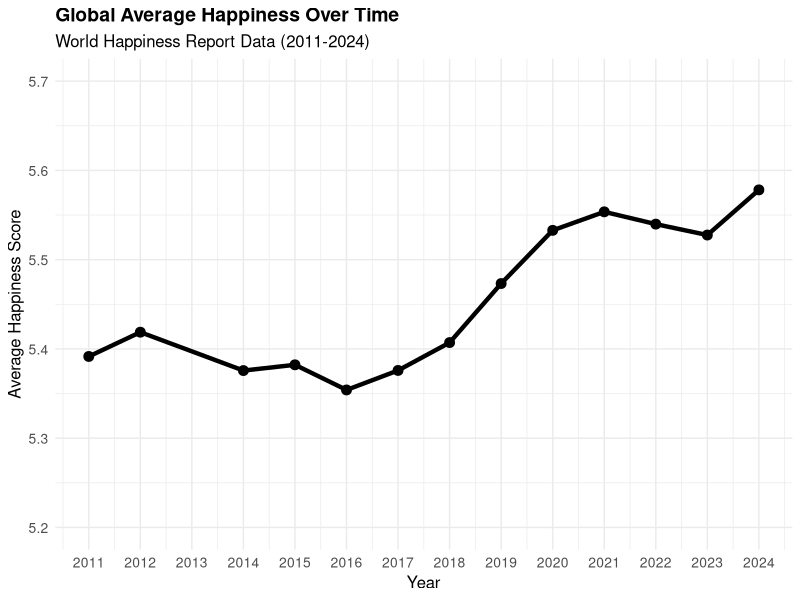
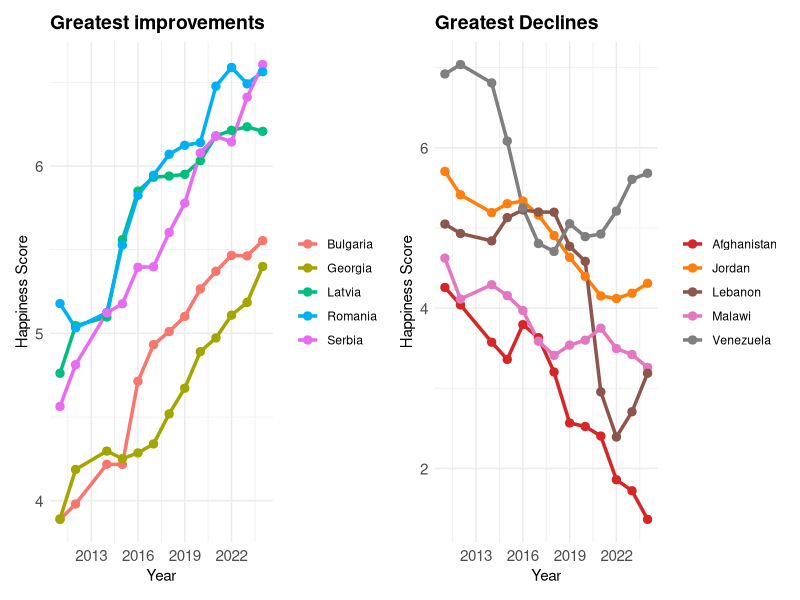
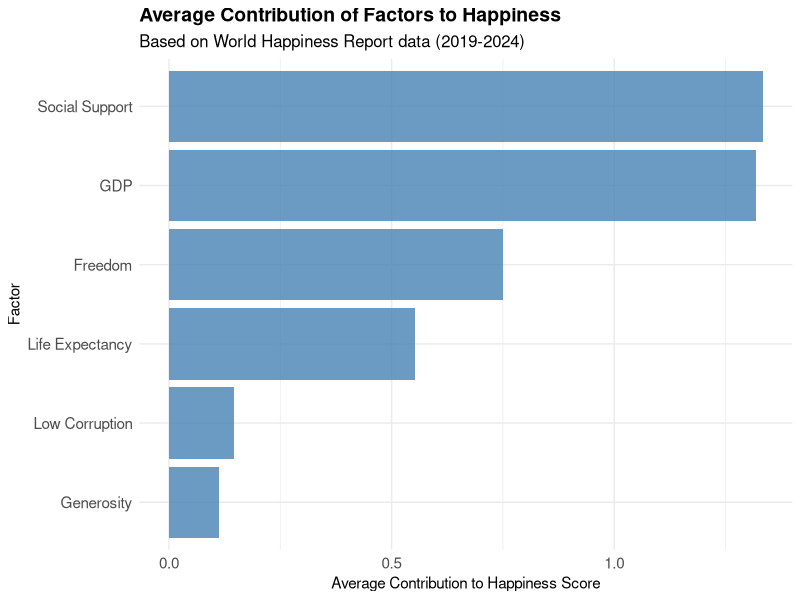
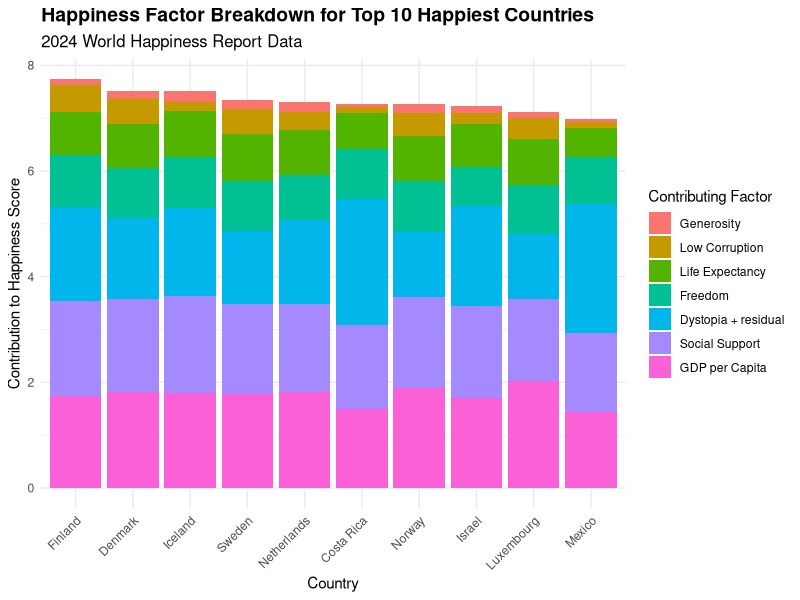

Write R code to recreate these figures, in order.
## ---- chunk 1
library(tidyverse)
library(patchwork)


whr <- read_csv(here::here("data/whr.csv"))

theme_whr <-
  theme_minimal() +
  theme(
    plot.title = element_text(size = 14, face = "bold"),
    plot.subtitle = element_text(size = 12)
  ) 
## ---- chunk 2
global_trends <- 
  whr |>
  group_by(year) |>
  summarise(
    mean_happiness = mean(ladder_score, na.rm = TRUE),
    median_happiness = median(ladder_score, na.rm = TRUE),
    min_happiness = min(ladder_score, na.rm = TRUE),
    max_happiness = max(ladder_score, na.rm = TRUE),
    countries_count = n(),
    .groups = 'drop'
  )

global_trends |> 
  ggplot(aes(x = year, y = mean_happiness)) +
  geom_line(linewidth = 1.5) +
  geom_point(size = 3) +
  labs(
    title = "Global Average Happiness Over Time",
    subtitle = "World Happiness Report Data (2011-2024)",
    x = "Year",
    y = "Average Happiness Score"
  ) +
  scale_x_continuous(breaks = seq(2011, 2024, 1)) +
  scale_y_continuous(limits = c(5.2, 5.7), breaks = seq(5.2, 5.7, 0.1)) +
  theme_whr +
  theme(
    axis.title = element_text(size = 12),
    axis.text = element_text(size = 10)
  ) 
## ---- chunk 3
most_changed_countries <- 
  whr |>
  drop_na(year, ladder_score) |> 
  group_by(country_name) |>
  summarise(
    first_year = min(year),
    last_year = max(year),
    first_score = first(ladder_score, order_by = year),
    last_score = last(ladder_score, order_by = year),
    change = last_score - first_score,
    years_span = last_year - first_year,
    .groups = 'drop'
  ) |>
  filter(years_span >= 10) |> 
  group_by(improvement = change > 0) |> 
  slice_max(order_by = abs(change), n = 5) |> 
  ungroup() 

improvements_plot <- 
  whr |>
  inner_join(
    most_changed_countries |> filter(improvement == TRUE), 
    by = join_by(country_name)
    ) |> 
  ggplot(aes(x = year, y = ladder_score, color = country_name)) +
  geom_line(linewidth = 1.2) +
  geom_point(size = 2.5) +
  scale_x_continuous(breaks = scales::breaks_width(3)) +
  labs(
    title = "Greatest improvements",
    x = "Year",
    y = "Happiness Score",
    color = NULL
  ) +
  theme_whr

declines_plot <- 
  whr |>
  inner_join(
    most_changed_countries |> filter(improvement == FALSE), 
    by = join_by(country_name)
  ) |> 
  ggplot(aes(x = year, y = ladder_score, color = country_name)) +
  geom_line(linewidth = 1.2) +
  geom_point(size = 2.5) +
  scale_x_continuous(breaks = scales::breaks_width(3)) +
  scale_color_manual(
    values = 
        c("#d62728", "#ff7f0e", "#8c564b", "#e377c2", "#7f7f7f")
  ) +
  labs(
    title = "Greatest Declines",
    x = "Year", 
    y = "Happiness Score",
    color = NULL
  ) +
  theme_whr


improvements_plot + 
    declines_plot & 
    theme_minimal() &
    theme(
      plot.title = element_text(size = 14, face = "bold"),
      axis.text = element_text(size = 11)
    ) 
## ---- chunk 4
factor_contributions <- 
  whr |> 
  filter(year == 2024) |> 
  summarise(
    GDP = mean(explained_by_log_gdp_per_capita, na.rm = TRUE),
    `Social Support` = mean(explained_by_social_support, na.rm = TRUE),
    `Life Expectancy` = mean(explained_by_healthy_life_expectancy, na.rm = TRUE),
    `Freedom` = mean(explained_by_freedom_to_make_life_choices, na.rm = TRUE),
    `Generosity` = mean(explained_by_generosity, na.rm = TRUE),
    `Low Corruption` = mean(explained_by_perceptions_of_corruption, na.rm = TRUE)
  ) |>
  pivot_longer(
    everything(), 
    names_to = "Factor", 
    values_to = "Average_Contribution"
  ) |>
  arrange(desc(Average_Contribution))

factor_contributions |> 
ggplot(aes(x = reorder(Factor, Average_Contribution), y = Average_Contribution)) +
  geom_col(fill = "steelblue", alpha = 0.8) +
  coord_flip() +
  labs(
    title = "Average Contribution of Factors to Happiness",
    subtitle = "Based on World Happiness Report data (2019-2024)",
    x = "Factor",
    y = "Average Contribution to Happiness Score"
  ) +
  theme_whr +
  theme(axis.text = element_text(size = 11)) 
## ---- chunk 5
# Get the top 10 happiest countries from 2024 and their factor breakdowns
top_countries_2024 <- 
  whr |>
  filter(year == 2024) |>
  slice_max(order_by = ladder_score, n = 10)

stacked_data <- 
  top_countries_2024 |>
  select(-ladder_score, -rank, -year, -upperwhisker, -lowerwhisker) |>
  pivot_longer(cols = -country_name, names_to = "Factor", values_to = "Contribution") |>
  mutate(
    Factor = case_when(
      Factor == "explained_by_log_gdp_per_capita" ~ "GDP per Capita",
      Factor == "explained_by_social_support" ~ "Social Support", 
      Factor == "explained_by_healthy_life_expectancy" ~ "Life Expectancy",
      Factor == "explained_by_freedom_to_make_life_choices" ~ "Freedom",
      Factor == "explained_by_generosity" ~ "Generosity",
      Factor == "explained_by_perceptions_of_corruption" ~ "Low Corruption",
      Factor == "dystopia_residual" ~ "Dystopia + residual",
      TRUE ~ Factor
    ) |> 
      fct_reorder(Contribution),
    country_name = 
        fct_reorder(country_name, Contribution, .fun = sum, .desc = TRUE)
  )

stacked_data |> 
  ggplot(aes(x = country_name, y = Contribution, fill = Factor)) +
  geom_col() +
  labs(
    title = "Happiness Factor Breakdown for Top 10 Happiest Countries",
    subtitle = "2024 World Happiness Report Data",
    x = "Country",
    y = "Contribution to Happiness Score",
    fill = "Contributing Factor"
  ) +
  theme_whr +
  theme(
    axis.text.x = element_text(angle = 45, hjust = 1)
  ) 
